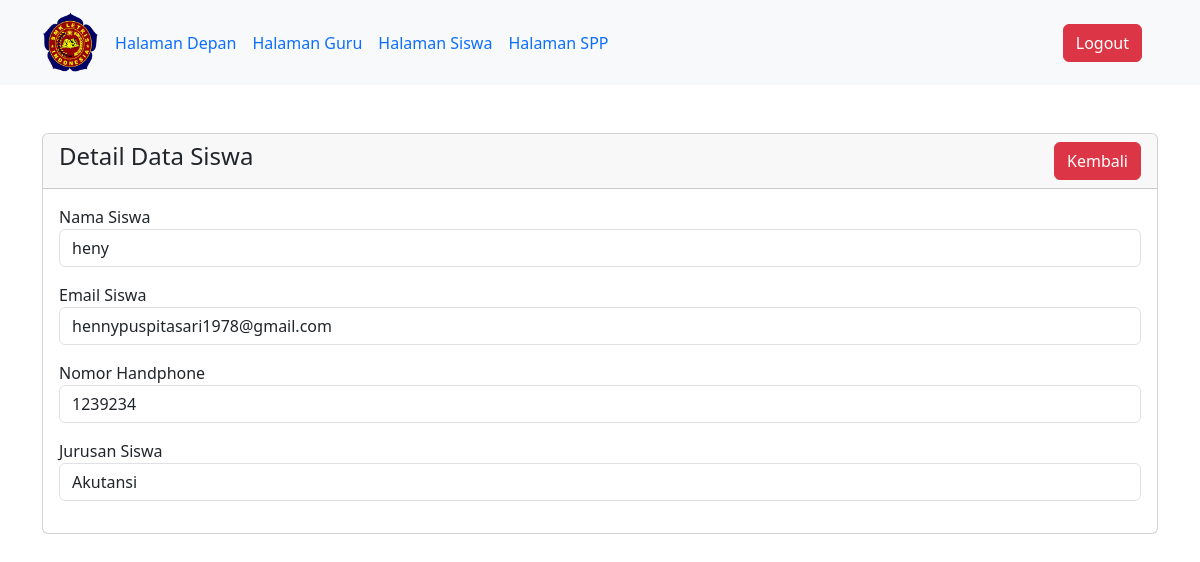
The app's page /views/crud_detail_siswa.php?id=12 (signed in) with its own data.
### tables this page shows
CREATE TABLE `siswa` (
  `id` int(11) NOT NULL,
  `nama` varchar(255) NOT NULL,
  `email` varchar(255) NOT NULL,
  `no_hp` int(25) NOT NULL,
  `alamat` varchar(255) NOT NULL,
  `id_jurusan` int(11) NOT NULL,
  `spp` tinyint(1) NOT NULL DEFAULT 0
);

CREATE TABLE `jurusan` (
  `id` int(11) NOT NULL,
  `jurusan` varchar(255) NOT NULL
);

### views/crud_detail_siswa.php (the view, shortened to what this page needs)
<?php
include("../includes/inc_header.php");
include "../includes/inc_koneksi.php";
?>
<div class="container mt-5">
    <div class="row">
        <div class="col-md-12">
            <div class="card">
                <div class="card-header">
                    <h4>Detail Data Siswa <a href="admin_depan.php" class="btn btn-danger float-end">Kembali</a> </h4>
                </div>
                <div class="card-body">
                    <?php
                    if (isset($_GET['id'])) {
                        $query = "SELECT
                        siswa.id AS id_siswa,
                        siswa.nama AS nama_siswa,
                        siswa.email AS email_siswa,
                        siswa.no_hp AS no_hp_siswa,
                        jurusan.jurusan AS nama_jurusan
                        FROM siswa, jurusan WHERE jurusan.id = siswa.id_jurusan";
                        $query_run = mysqli_query($koneksi, $query);
                        if (mysqli_num_rows($query_run) > 0) {
                            $siswa = mysqli_fetch_array($query_run);
                            ?>
                            <div class="mb-3">
                                <label>Nama Siswa</label>
                                <p class="form-control">
                                    <?= $siswa['nama_siswa']; ?>
                                </p>
                            </div>
                            <div class="mb-3">
                                <label>Email Siswa</label>
                                <p class="form-control">
                                    <?= $siswa['email_siswa']; ?>
                                </p>
                            </div>
                            <div class="mb-3">
                                <label>Nomor Handphone</label>
                                <p class="form-control">
                                    <?= $siswa['no_hp_siswa']; ?>
                                </p>
                            </div>
                            <div class="mb-3">
                                <label>Jurusan Siswa</label>
                                <p class="form-control">
                                    <?= $siswa['nama_jurusan']; ?>
                                </p>
                            </div>
                            <?php
                        } else {
                            echo "<h4> Data Siswa Tidak Ditemukan </h4";
                        }
                    }
                    ?>
                </div>
            </div>
        </div>
    </div>
</div>
<?php
include("../includes/inc_footer.php");
?>

### records on screen
siswa: nama "heny", email "hennypuspitasari1978@gmail.com", no_hp "1239234"
jurusan: jurusan "Akutansi"
